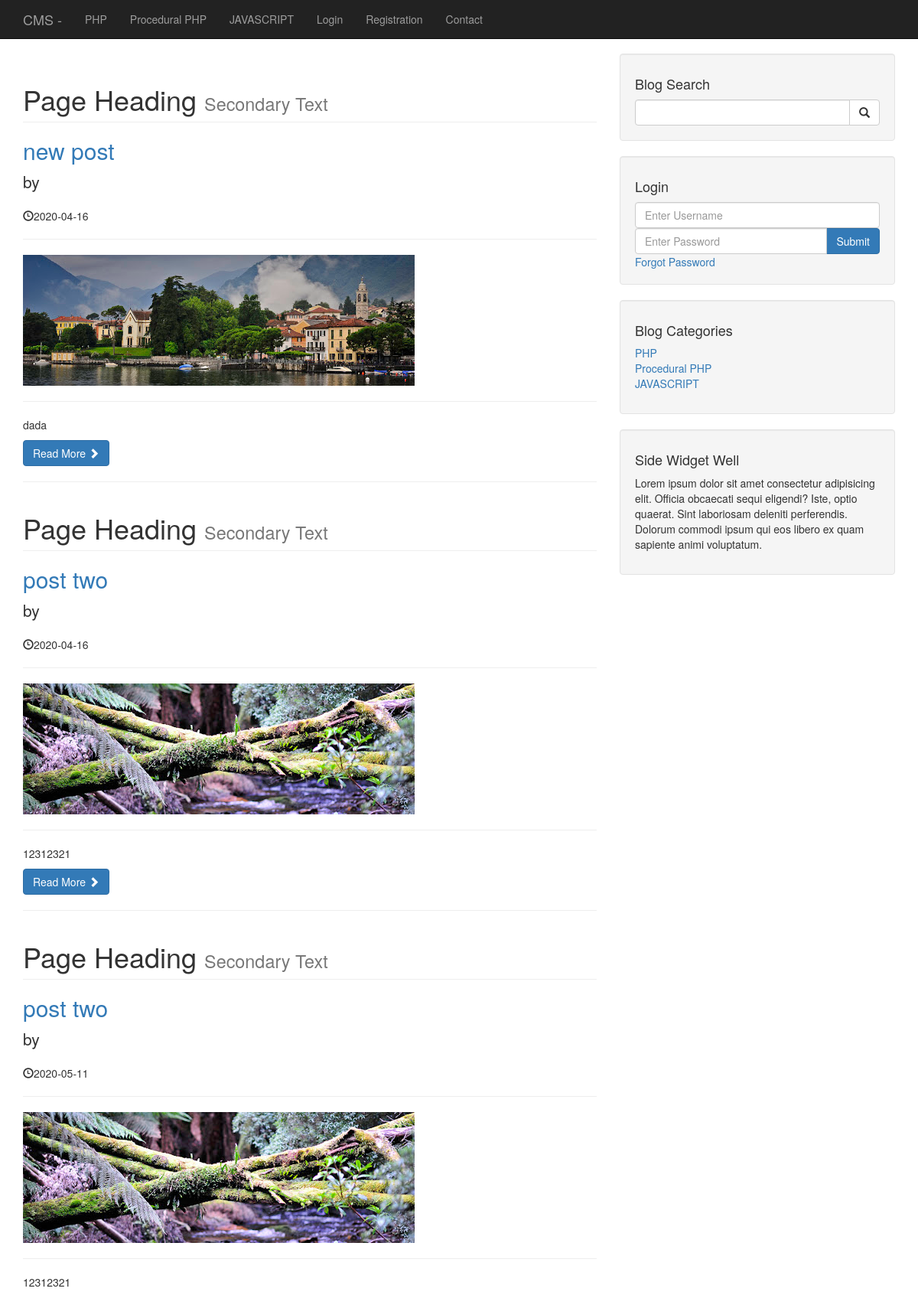
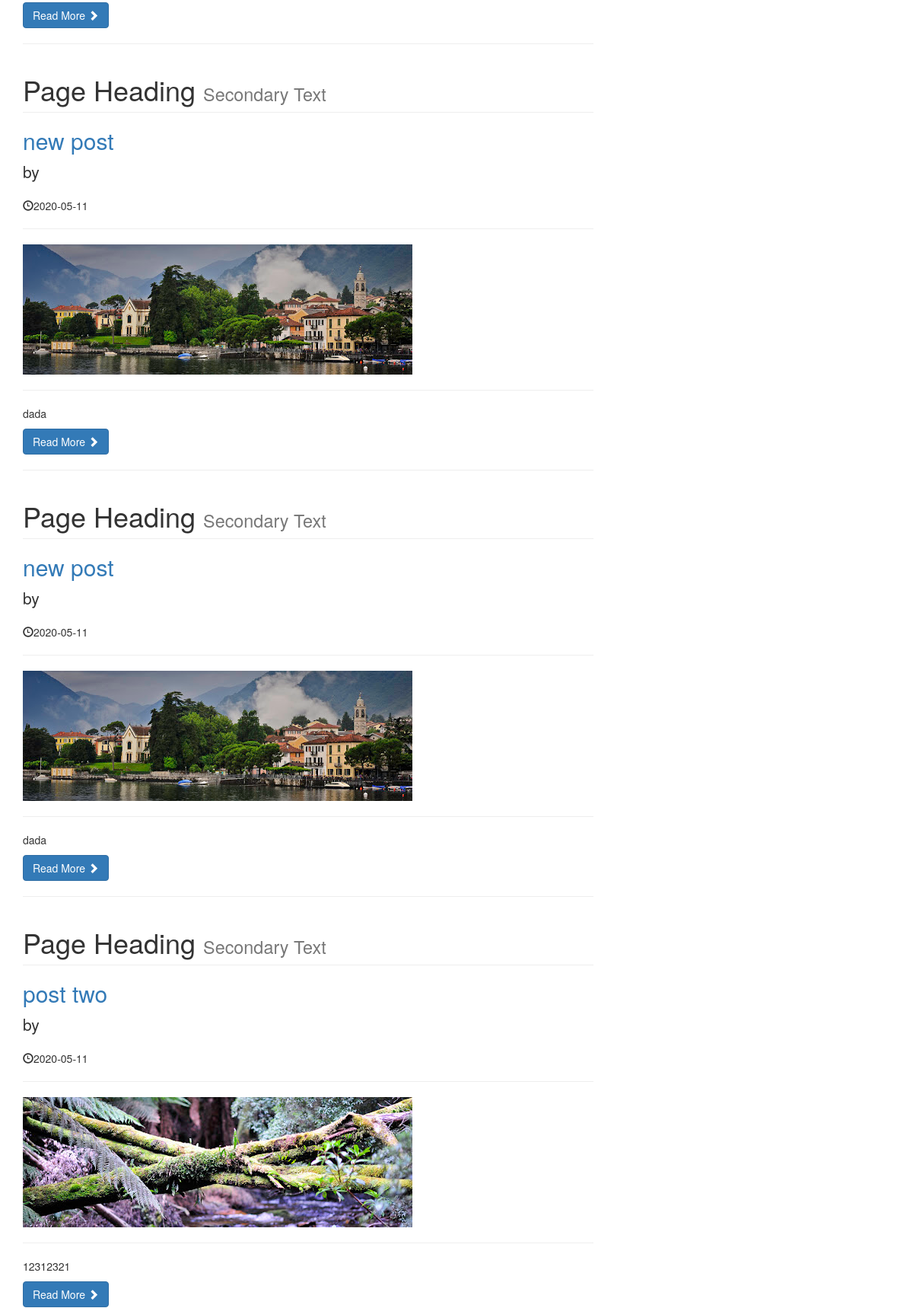
/index_old.php (upper part), run on the app's committed database (2 pictures, top to bottom).
### tables this page shows
CREATE TABLE `categories` (
  `cat_id` int(3) NOT NULL,
  `cat_title` varchar(255) NOT NULL
);

CREATE TABLE `posts` (
  `post_id` int(3) NOT NULL,
  `post_category_id` int(3) NOT NULL,
  `post_title` varchar(255) NOT NULL,
  `post_author` varchar(255) NOT NULL,
  `post_user` varchar(255) NOT NULL,
  `post_status` varchar(255) NOT NULL,
  `post_date` date NOT NULL,
  `post_image` text NOT NULL,
  `post_tags` varchar(255) NOT NULL,
  `post_content` text NOT NULL,
  `post_comment_count` varchar(255) NOT NULL,
  `post_views_count` varchar(255) NOT NULL
);

### admin/functions.php (called while the page is built, shortened)
<?php
function isLoggedIn() {
    return false;
}
?>

### index_old.php (the view, shortened to what this page needs)
<?php include 'includes/header.php';  ?>
    <?php include 'includes/db.php'; ?>
    <?php include 'includes/navigation.php';  ?>
    <div class="container">
        <div class="row">
            <div class="col-md-8">
                <?php
                $query = "SELECT * FROM posts WHERE post_status = 'published' ";
                $select_all_posts_query = mysqli_query($connection, $query);
                while($row = mysqli_fetch_assoc($select_all_posts_query)) {
                    $post_id = $row['post_id'];
                    $post_title = $row['post_title'];
                    $post_author = $row['post_author'];
                    $post_date = $row['post_date'];
                    $post_image = $row['post_image'];
                    $post_content = substr($row['post_content'],0,100);
                    $post_status = $row['post_status'];
                    if($post_status == 'published') {
                    ?>
                <h1 class="page-header">
                    Page Heading
                    <small>Secondary Text</small>
                </h1>
                <h2>
                    <a href="post.php?p_id=<?php echo $post_id; ?>"><?php echo $post_title; ?></a>
                </h2>
                <p class="lead">
                    by <a href="author_posts.php?author=<?php echo $post_author; ?>&p_id=<?php echo $post_id; ?>"><?php echo $post_author; ?></a>
                </p>
                <p><span class="glyphicon glyphicon-time"></span><?php echo $post_date; ?></p>
                <hr>
                <a href="post.php?p_id=<?php echo $post_id; ?>">
                <img class="img-responsive" src="images/<?php echo $post_image; ?>" alt="">
                </a>
                <hr>
                <p><?php echo $post_content; ?></p>
                <a class="btn btn-primary" href="post.php?p_id=<?php echo $post_id; ?>">Read More <span class="glyphicon glyphicon-chevron-right"></span></a>
                <hr>
             <?php  } } ?>
            </div>
            <?php include 'includes/sidebar.php';  ?>
        </div>
<?php include 'includes/footer.php';  ?>

### includes/navigation.php (shortened to what this page needs)
<nav class="navbar navbar-inverse navbar-fixed-top" role="navigation">
        <div class="container">
            <div class="navbar-header">
                <a class="navbar-brand" href="/janephp/cms/">CMS -</a>
            </div>
            <div class="collapse navbar-collapse" id="bs-example-navbar-collapse-1">
                <ul class="nav navbar-nav">
                    <?php
                        $query = "SELECT * FROM categories";
                        $select_all_categories_query = mysqli_query($connection, $query);
                        while($row = mysqli_fetch_assoc($select_all_categories_query)) {
                            $cat_title = $row['cat_title'];
                            $cat_id = $row['cat_id'];
                            $category_class = '';
                            $registration_class = '';
                            $contact_class = '';
                            echo "<li class='$category_class' ><a href='/janephp/cms/category/{$cat_id}'>{$cat_title}</a></li>";
                        }
                    ?>
                        <?php if(isLoggedIn()): ?>
                        <li>
                            <a href="/janephp/cms/admin">Admin</a>
                        </li>
                        <li>
                            <a href="/janephp/cms/includes/logout.php">Logout</a>
                        </li>
                        <?php else: ?>
                            <li>
                            <a href="../cms/login.php">Login</a>
                        </li>
                        <?php endif; ?>
                    <li class='<?php echo $registration_class; ?>'>
                        <a href="/janephp/cms/registration">Registration</a>
                    </li>
                    <li class='<?php echo $contact_class; ?>'>
                        <a href="/janephp/cms/contact">Contact</a>
                    </li>
                </ul>
            </div>
        </div>
    </nav>

### includes/sidebar.php (shortened to what this page needs)
<div class="col-md-4">
    <div class="well">
        <h4>Blog Search</h4>
        <form action="search.php" method='post'>
        <div class="input-group">
            <input name='search' type="text" class="form-control">
            <span class="input-group-btn">
                <button name='submit' class="btn btn-default" type="submit">
                    <span class="glyphicon glyphicon-search"></span>
            </button>
            </span>
        </div>
        </form>
    </div>
    <div class="well">
<?php if(isset($_SESSION['user_role'])): ?>
    <h4>Login in as <?php echo $_SESSION['username'] ?></h4>
    <a href="includes/logout.php" class="btn btn-primary">Logout</a>
    <?php else: ?>
        <h4>Login</h4>
        <form  method='post'>
        <div class="from-group">
            <input name='username' type="text" class="form-control" placeholder="Enter Username">
        </div>
        <div class="input-group">
            <input name='password' type="password" class="form-control" placeholder="Enter Password">
            <span class="input-group-btn">
                <button class="btn btn-primary" name="login" type="submit">Submit</button>
            </span>
        </div>
        <div class="from-grup">
        <a href="forgot.php?forgot=<?php echo uniqid(true); ?>">Forgot Password</a>
        </div>
    <?php endif; ?>
        </form>
    </div>
    <?php
    $query = "SELECT * FROM categories";
    $select_categories_sidebar = mysqli_query($connection, $query);
    ?>
    <div class="well">
        <h4>Blog Categories</h4>
        <div class="row">
            <div class="col-lg-12">
                <ul class="list-unstyled">
                    <?php
                        while($row = mysqli_fetch_assoc($select_categories_sidebar)) {
                        $cat_title = $row['cat_title'];
                        $cat_id = $row['cat_id'];
                        echo "<li><a href='/janephp/cms/category/$cat_id'>{$cat_title}</a></li>";
                     }
                    ?>
                </ul>
            </div>
        </div>
    </div>
    <?php include 'widget.php'; ?>
</div>

### css/blog-home.css (style rules this page uses)
body { padding-top: 70px; }

### data on the page
categories: cat_title "PHP"
categories: cat_title "Procedural PHP"
categories: cat_title "JAVASCRIPT"
posts: post_title "new post", post_date "2020-04-16", post_image (picture), post_content "dada"
posts: post_title "post two", post_date "2020-04-16", post_image (picture), post_content "12312321"
posts: post_title "post two", post_date "2020-05-11", post_image (picture), post_content "12312321"
posts: post_title "new post", post_date "2020-05-11", post_image (picture), post_content "dada"
posts: post_title "new post", post_date "2020-05-11", post_image (picture), post_content "dada"
posts: post_title "post two", post_date "2020-05-11", post_image (picture), post_content "12312321"
